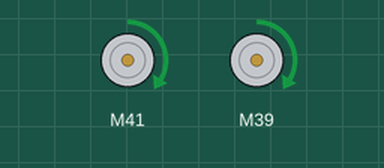
This sketch was run on a simulated ESP32. Shown: 2 × DC motor (green arrow = forward, orange = backward, longer = faster).

Above: at 3.0 s.
At 6.0 s:
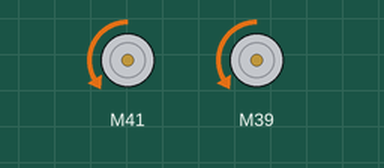
At 9.0 s:
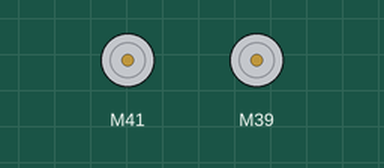
Timing chart, 0 to 13.2 s (numbered marks = the images above):
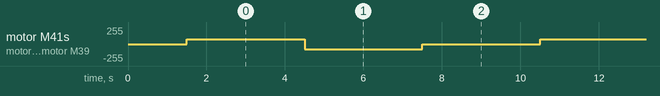

The sketch:

ESP32Motor_Driver_Code.ino
```cpp
/*
 * ECE 5 Project 4: L298N Motor Driver Test (Challenge 1C)
 * Team: Big Hero 6ix (Simar Singh, Gavin Huang, John Barojas, Paresh Prabhu Raj)
 * Course: UC San Diego ECE 5 (Prof. Karcher Morris) - Fall Quarter 2026
 *
 * Verifies bidirectional motor driving with the L298NX2 library.
 * Tests forward, backward, and stop states on both DC gear motors.
 */

#include <Arduino.h>
#include <L298NX2.h>

enum side {LEFT, RIGHT};

// Motor driver pin assignments
// Note: Lab 4 default test pins shown below. In the final robot assembly,
// motor driver control pins are mapped to IO8-IO13 (ENA=8, IN1=9, IN2=10, IN3=11, IN4=12, ENB=13)
// so pins IO1-IO7 remain dedicated to the 7 LDR sensor array.
//                  Left Motor     Right Motor
L298NX2 DriveMotors(42, 41, 40,    37, 39, 38);
//                  ENA, IN1, IN2, ENB, IN3, IN4

// Initial test PWM speed (0 to 255)
int speed = 75;

// Commands a specified motor channel to rotate in a given direction at a given speed
void runMotorAtSpeed(side _side, int speed) {
  if (_side == LEFT) {
    DriveMotors.setSpeedA(abs(speed));
    if (speed > 0) {
      DriveMotors.forwardA();
    } else {
      DriveMotors.backwardA();
    }
  }
  if (_side == RIGHT) {
    DriveMotors.setSpeedB(abs(speed));
    if (speed > 0) {
      DriveMotors.forwardB();
    } else {
      DriveMotors.backwardB();
    }
  }
}

void setup() {
  // 1.5 second settling delay before motors spin up
  delay(1500);
}

void loop() {
  // Drive both motors forward for 3 seconds
  runMotorAtSpeed(LEFT, speed);
  runMotorAtSpeed(RIGHT, speed);
  delay(3000);

  // Drive both motors backward for 3 seconds
  runMotorAtSpeed(LEFT, -speed);
  runMotorAtSpeed(RIGHT, -speed);
  delay(3000);

  // Stop both motors for 3 seconds
  runMotorAtSpeed(LEFT, 0);
  runMotorAtSpeed(RIGHT, 0);
  delay(3000);
}
```

Measured:
- by itself, motor M41, motor M39: repeats every 9.0 s: backward 75/255 3.0 s, stopped 3.0 s, forward 75/255 3.0 s
